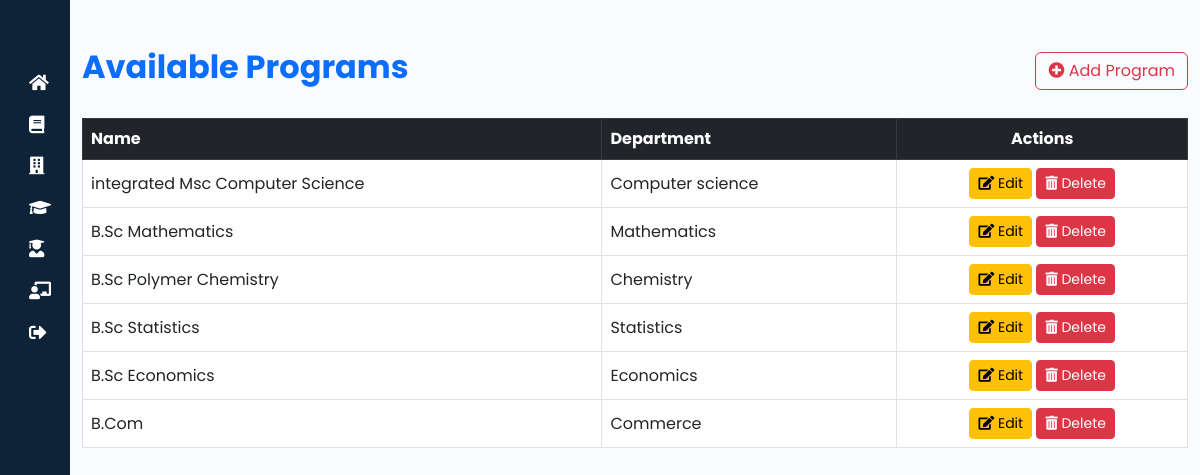
The app's page /program-list/ (signed in) with its own data.
### rapid/models.py (models this page shows, shortened)
class Program(models.Model):
    program_id = models.AutoField(primary_key=True)
    program_name = models.CharField(max_length=100, unique=True)
    department_id = models.ForeignKey(Department, on_delete=models.CASCADE)

class Department(models.Model):
    department_id=models.AutoField(primary_key=True)
    department_name=models.CharField(max_length=100)

### rapid/views.py (the view)
# urls.py: path('program-list/', views.program_list, name='program_list'),
@login_required
@admin_required
def program_list(request):
    programs = Program.objects.all()  # Fetch all programs from the database
    return render(request, 'rapid/program_list.html', {'programs': programs})

### rapid/templates/rapid/program_list.html (shortened to what this page needs)
{% extends "base.html" %}
{% block content %}
<div class="container mt-5">
    <div class="d-flex justify-content-between align-items-center mb-4">
        <h2 class="fw-bold text-primary">Available Programs</h2>
        <div class="d-flex gap-2">
            <a href="/create-program/" class="btn btn-outline-danger">
                <i class="fas fa-plus-circle"></i> Add Program
            </a>
        </div>
    </div>
    <div class="table-responsive">
        <table class="table table-hover table-bordered align-middle">
            <thead class="table-dark">
                <tr>
                    <th>Name</th>
                    <th>Department</th>
                    <th class="text-center">Actions</th>
                </tr>
            </thead>
            <tbody id="programTable">
                {% for program in programs %}
                <tr data-department="{{ program.department_id.department_id }}">
                    <td>{{ program.program_name }}</td>
                    <td>{{ program.department_id.department_name }}</td>
                    <td class="text-center">
                        <a href="{% url 'edit_program' program.pk %}" class="btn btn-warning btn-sm">
                            <i class="fas fa-edit"></i> Edit
                        </a>
                        <a href="{% url 'delete_program' program.program_id %}"
                           onclick="return confirm('Are you sure you want to delete this program?');"
                           class="btn btn-danger btn-sm">
                            <i class="fas fa-trash-alt"></i> Delete
                        </a>
                    </td>
                </tr>
                {% empty %}
                <tr>
                    <td colspan="3" class="text-center text-muted">No programs available.</td>
                </tr>
                {% endfor %}
            </tbody>
        </table>
    </div>
</div>
{% endblock %}

### rapid/static/css/style.css (style rules this page uses)
a { text-decoration: none; }
body { font-family: 'Poppins', sans-serif; }

### records on screen
Program: program_name "integrated Msc Computer Science", department_id.department_name "Computer science"
Program: program_name "B.Sc Mathematics", department_id.department_name "Mathematics"
Program: program_name "B.Sc Polymer Chemistry", department_id.department_name "Chemistry"
Program: program_name "B.Sc Statistics", department_id.department_name "Statistics"
Program: program_name "B.Sc Economics", department_id.department_name "Economics"
Program: program_name "B.Com", department_id.department_name "Commerce"
